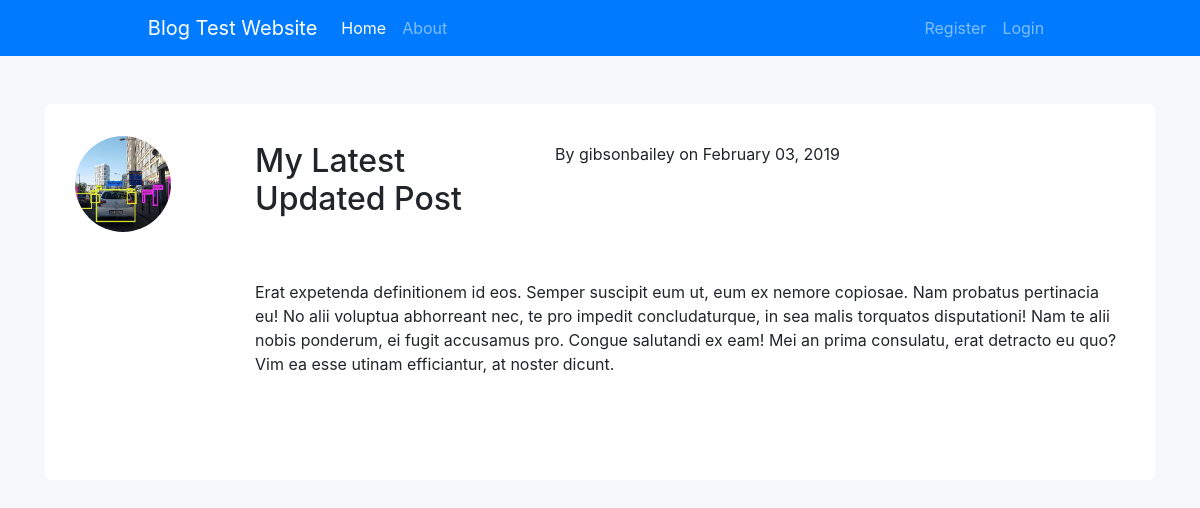
Screenshot of /post/28/ with the database file from the repository.
### blog/models.py (models this page shows, shortened)
class Post(models.Model):
    title = models.CharField(max_length=100)
    content = models.TextField()
    author = models.ForeignKey(User, on_delete=models.CASCADE)
    date_posted = models.DateTimeField(default=timezone.now)

### users/models.py (models this page shows, shortened)
class Profile(models.Model):
    user = models.OneToOneField(User, on_delete=models.CASCADE)
    image = models.ImageField(default='default.jpg',upload_to='profile_pics')

### blog/views.py (the view)
# urls.py: path('post/<int:pk>/', PostDetailView.as_view(), name='post-detail'),
class PostDetailView(DetailView):
    model = Post

### blog/templates/blog/post_detail.html (shortened to what this page needs)
{% extends "blog/base.html" %}
{% load static %}
{% block style_links %}
<link rel="stylesheet" type="text/css" href="{% static 'blog/posts.css' %}">
{% endblock style_links %}
{% block content %}
    <div class="container posts-container">
        <div class="container post">
            <div class="row align-items-center post-heading">
                <div class="col-2">
                    <img class="rounded-circle post-image" src="{{ object.author.profile.image.url }}">
                </div>
                <div class="col-10 align-items-center">
                    <div class="row justify-content-start">
                        <h2 class="col">{{ object.title }}</h2>
                        <p class="col-8">By {{ object.author }} on {{ object.date_posted|date:"F d, Y" }}</p>
                    </div>
                </div>
            </div>
            <div class="row justify-content-end">
                <div class="col-10">
                    <p>{{ object.content }}</p>
                </div>
            </div>
        </div>
    </div>
{% endblock content %}

### static/base/main.css (style rules this page uses)
body { background-color: #f7f8f9; }

### blog/static/blog/posts.css (style rules this page uses)
.posts-container { background-color: #ffffff; border-radius: 0.4em; padding-top: 2em; padding-bottom: 0.5em; margin-top: 3em; }
.post-heading { margin-bottom: 3em; height: 100%; }
.post { margin-bottom: 3em; padding-bottom: 2em; }
.post-image { width: 6em; height: 6em; }

### rows the page displays
Post: author.profile.image (picture), title "My Latest Updated Post", author "gibsonbailey", date_posted "February 03, 2019", content "Erat expetenda definitionem id eos. Semper suscipit eum ut, eum ex nemore copiosae. Nam probatus pertinacia eu! No alii voluptua abhorreant nec, te pro impedit concludaturque, in sea malis torquatos disputationi! Nam te alii nobis ponderum, ei fugit accusamus pro. Congue salutandi ex eam! Mei an prima consulatu, erat detracto eu quo? Vim ea esse utinam efficiantur, at noster dicunt."
